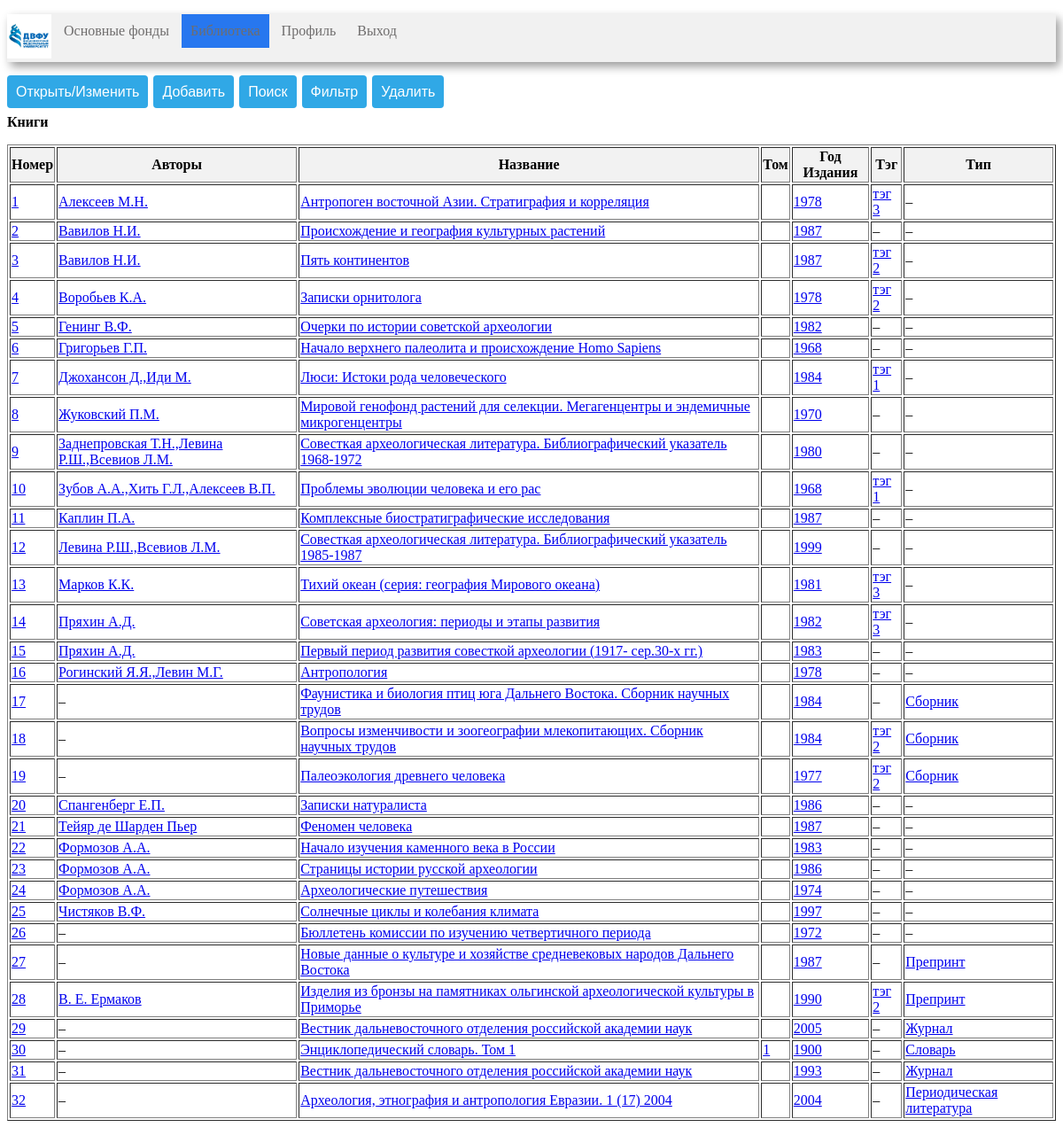
/index, run on the app's committed database.
### tables this page shows
CREATE TABLE book (
       ID_Book INTEGER PRIMARY KEY AUTOINCREMENT,
       nameBook TEXT,
       annotation TEXT,
       note TEXT,
       ID_Type INTEGER,
       FOREIGN KEY (ID_Type)  REFERENCES type (ID_Type) ON DELETE CASCADE
);

CREATE TABLE type (
       ID_Type INTEGER PRIMARY KEY AUTOINCREMENT,
       type VARCHAR(45)      
);

### controllers/index.py (the view)
@app.route('/index', methods=['get', 'post'])
def index():
    con = get_db_connection()
    df_books = get_books(con)
    html = render_template(
        'index.html',
        books = df_books,
        len=len
        )
    return html

### models/index_model.py (called while the page is built)
def get_books(con):
    return pd.read_sql('''

     WITH get_authors(ID_Book, authors_name)
         AS (SELECT ID_Book, GROUP_CONCAT(name)
             FROM author
                      JOIN book_author USING (ID_Author)
             GROUP BY ID_Book),
        get_tag(ID_Book, tag_book)
         AS (SELECT ID_Book, tag
             FROM book_tag
                      JOIN tag USING (ID_Tag)
             GROUP BY ID_Book)

    SELECT ID_Book AS 'Номер',
    authors_name AS 'Авторы',
    nameBook AS 'Название',
    part AS 'Том',
    year AS 'Год Издания',
    tag_book AS 'Тэг',
    type AS 'Тип'
    FROM book
        LEFT JOIN type USING (ID_Type)
        LEFT JOIN get_authors USING (ID_Book)
        LEFT JOIN get_tag USING (ID_Book)
        LEFT JOIN copy USING (ID_Book)
    ORDER BY ID_Book
    ''', con)

### utils.py (called while the page is built)
def get_db_connection():
    return sqlite3.connect('biblio.sqlite')

### templates/index.html (shortened to what this page needs)
<!DOCTYPE html>
<html>
  <head>
    <link rel="stylesheet" type="text/css" href="/static/CSS/style.css" />
      <link rel="stylesheet" type="text/css" href="/static/CSS/table.css" />
    <link rel="stylesheet" type="text/css" href="/static/CSS/zatemnenie.css" />
    <link rel="stylesheet" type="text/css" href="/static/CSS/form_window.css" />
	  {% import "macros.html" as macros %}
  </head>
  <body>
  <div class=menu>
    <ul >
        <img src='/static/images/2.png' width="50" height="50">
        <li><a> Основные фонды</a></li>
        <li class=active><a href={{ url_for("index") }}>Библиотека</a></li>
        <li><a> Профиль</a></li>
        <li><a href={{ url_for("login") }}> Выход</a></li>
    </ul>
</div>
  <div class=menu2>
    <ul>
        <li><a href="#zatemnenie">Открыть/Изменить</a></li>
        <li><a>Добавить</a></li>
        <li><a>Поиск</a></li>
        <li><a>Фильтр</a></li>
        <li><a>Удалить</a></li>
    </ul>
  </div>
    {{ macros.render_table2("Книги", books, len) }}
  </body>
</html>

### templates/macros.html (shortened to what this page needs)
{% macro render_table2(table_name, relation, len) %}
    <p>
        <b>{{ table_name }} </b>
    </p>
    {% set n = len(relation) %}
    <table border="1">
        <tr style="background-color: rgb(242, 242, 242);">
            {% for name in relation.dtypes.index %}
                    <th>{{ name }}</th>
            {% endfor %}
        </tr>
        <tbody>
        {% for i in range(n) %}
            <tr>
                {% for name in relation.dtypes.index %}
                        <td>
                            {% if relation.loc[i, name] == None %}
                            –
                            {% elif relation.loc[i, 'Номер'] %}
                             <a href="#zatemnenie">{{ relation.loc[i, name] }}</a>
                            {% else %}
                            {{ relation.loc[i, name] }}
                            {% endif %}
                        </td>
                {% endfor %}
            </tr>
        {% endfor %}
        </tbody>
    </table>
{% endmacro %}

### static/CSS/style.css (style rules this page uses)
.menu { background-color: #f1f1f1; box-shadow: 4px 5px 10px rgba(0, 0, 0, 0.4); width: 100%; }
.menu li { display: inline-block; vertical-align: top; padding: 10px; color: #6f6d6d; }
.menu a { text-decoration: none; color: #6f6d6d; }
.menu ul { padding: 0px; }
.active { background-color: #2777EF; color: #f8f8f8; }
.menu2 { width: 100%; }
.menu2 ul { list-style: none; margin: 0px; margin-left: 0px; padding-left: 0; margin-top:25px; margin-bottom:15px; padding: 0px; }
.menu2 a { text-decoration: none; background:#30A8E6; color:#fff; padding:10px; font-family: arial; border-radius:4px; -moz-transition: all 0.3s 0.01s ease; -o-transition: all 0.3s 0.01s ease; -webkit-transition: all 0.3s 0.01s ease; }
.menu2 li { display: inline-block; vertical-align: top; margin-right:2px; }

### data on the page
book: nameBook "Антропоген восточной Азии. Стратиграфия и корреляция"
book: nameBook "Происхождение и география культурных растений"
book: nameBook "Пять континентов"
book: nameBook "Записки орнитолога"
book: nameBook "Очерки по истории советской археологии"
book: nameBook "Начало верхнего палеолита и происхождение Homo Sapiens"
book: nameBook "Люси: Истоки рода человеческого"
book: nameBook "Мировой генофонд растений для селекции. Мегагенцентры и эндемичные микрогенцентры"
book: nameBook "Совесткая археологическая литература. Библиографический указатель 1968-1972"
book: nameBook "Проблемы эволюции человека и его рас"
book: nameBook "Комплексные биостратиграфические исследования"
book: nameBook "Совесткая археологическая литература. Библиографический указатель 1985-1987"
book: nameBook "Тихий океан (серия: география Мирового океана)"
book: nameBook "Советская археология: периоды и этапы развития"
book: nameBook "Первый период развития совесткой археологии (1917- сер.30-х гг.)"
book: nameBook "Антропология"
book: nameBook "Фаунистика и биология птиц юга Дальнего Востока. Сборник научных трудов"
type: type "Сборник" "Сборник" "Сборник"
book: nameBook "Вопросы изменчивости и зоогеографии млекопитающих. Сборник научных трудов"
book: nameBook "Палеоэкология древнего человека"
book: nameBook "Записки натуралиста"
book: nameBook "Феномен человека"
book: nameBook "Начало изучения каменного века в России"
book: nameBook "Страницы истории русской археологии"
book: nameBook "Археологические путешествия"
book: nameBook "Солнечные циклы и колебания климата"
book: nameBook "Бюллетень комиссии по изучению четвертичного периода"
book: nameBook "Новые данные о культуре и хозяйстве средневековых народов Дальнего Востока"
type: type "Препринт" "Препринт"
book: nameBook "Изделия из бронзы на памятниках ольгинской археологической культуры в Приморье"
book: nameBook "Вестник дальневосточного отделения российской академии наук"
type: type "Журнал" "Журнал"
book: nameBook "Энциклопедический словарь. Том 1"
type: type "Словарь"
book: nameBook "Вестник дальневосточного отделения российской академии наук"
book: nameBook "Археология, этнография и антропология Евразии. 1 (17) 2004"
type: type "Периодическая литература"

### other printed values
{{ table_name }} "Книги"
{{ name }} "Номер" "Авторы" "Название" "Том" "Год Издания" "Тэг" "Тип"
{{ relation.loc[i, name] }} "1" "Алексеев М.Н." "1978" "тэг 3" "2" "Вавилов Н.И." "1987" "3" "Вавилов Н.И." "1987" "тэг 2" "4" "Воробьев К.А." "1978" "тэг 2" "5" "Генинг В.Ф." "1982" "6" "Григорьев Г.П." "1968" "7" "Джохансон Д.,Иди М." "1984" "тэг 1" "8" "Жуковский П.М." "1970" "9" "Заднепровская Т.Н.,Левина Р.Ш.,Всевиов Л.М." "1980" "10" "Зубов А.А.,Хить Г.Л.,Алексеев В.П." "1968" "тэг 1" "11" "Каплин П.А." "1987" "12" "Левина Р.Ш.,Всевиов Л.М." "1999" "13" "Марков К.К." "1981" "тэг 3" "14" "Пряхин А.Д." "1982" "тэг 3" "15" "Пряхин А.Д." "1983" "16" "Рогинский Я.Я.,Левин М.Г." "1978" "17" "1984" "18" "1984" "тэг 2" "19" "1977" "тэг 2" "20" "Спангенберг Е.П." "1986" "21" "Тейяр де Шарден Пьер" "1987" "22" "Формозов А.А." "1983" "23" "Формозов А.А." "1986" "24" "Формозов А.А." "1974" "25" "Чистяков В.Ф." "1997" "26" "1972" "27" "1987" "28" "В. Е. Ермаков" "1990" "тэг 2" "29" "2005" "30" "1" "1900" "31" "1993" "32" "2004"
